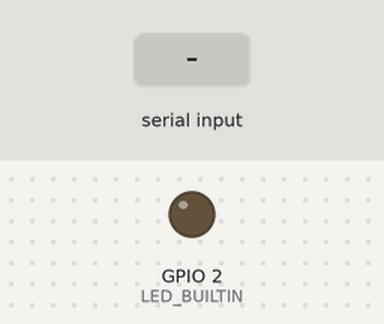
Bench run of a sketch on a simulated ESP32. Parts: output pins drawn as LEDs (lit = HIGH). The inputs (shaded band) are chosen by the test bench. The camera gives no picture; what the sketch prints to the serial monitor is not drawn.

Above: at 1.5 s.
1.6 s: "2" received over Serial
At 2.0 s:
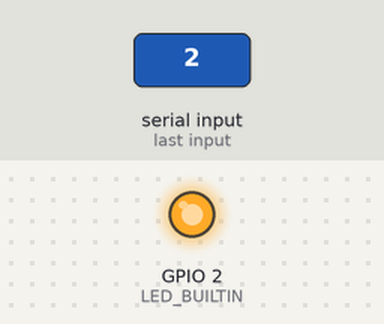
4.6 s: "1" received over the second serial link
At 5.5 s:
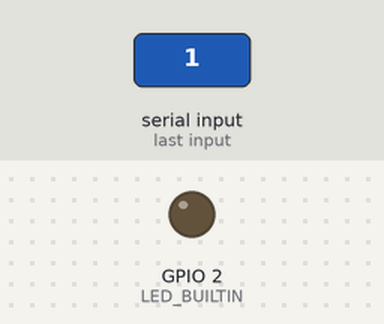
7.1 s: "3" received over Serial
At 8.2 s:
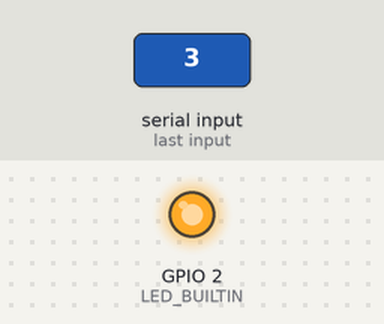
Timing chart, 0 to 10.2 s (numbered marks = the images above; inputs shaded):
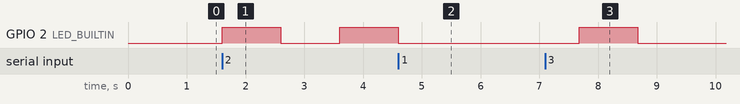

The sketch:

esp32.ino
```cpp
#include "esp_camera.h"

#define LED_BUILTIN  2

#define CAMERA_MODEL_WROVER_KIT
#include "camera_pins.h"

#include <HardwareSerial.h>

camera_config_t config;
HardwareSerial SerialPort(1);

bool activated = false;

void camera_init();

void setup() {
  Serial.begin(9600);
  Serial.setDebugOutput(true);
  Serial.println("Starting setup...");

  SerialPort.begin(115200, SERIAL_8N1, 32, 33);

  pinMode(LED_BUILTIN, OUTPUT);

  camera_init();

  esp_err_t err = esp_camera_init(&config);
  if (err != ESP_OK) {
    Serial.printf("Camera init failed with error 0x%x\n", err);
    return;
  }

  Serial.println("Camera initialized");

  sensor_t * s = esp_camera_sensor_get();
  s->set_vflip(s, 0);
  s->set_hmirror(s, 0);
  s->set_brightness(s, 1);
  s->set_saturation(s, -1);

  Serial.println("Camera settings applied");
}

void loop() {

  if (Serial.available() > 0) {
    char inputValue = Serial.read();

    if (inputValue == '2') {
      activated = true;

    } else if (inputValue == '3') {
      activated = false;
      digitalWrite(LED_BUILTIN, LOW);
    }
  }

  if (activated) {

    if (SerialPort.available()) {
      char incomingByte = SerialPort.read();
      if (incomingByte == '1') {
        take_photo();

        delay(2000);
      }
    }

    digitalWrite(LED_BUILTIN, HIGH);
    delay(1000);
    digitalWrite(LED_BUILTIN, LOW);
    delay(1000);
  }
  else {
    if (SerialPort.available()){
      SerialPort.read();
    }
  }

}

void camera_init() {
  config.ledc_channel = LEDC_CHANNEL_0;
  config.ledc_timer = LEDC_TIMER_0;
  config.pin_d0 = Y2_GPIO_NUM;
  config.pin_d1 = Y3_GPIO_NUM;
  config.pin_d2 = Y4_GPIO_NUM;
  config.pin_d3 = Y5_GPIO_NUM;
  config.pin_d4 = Y6_GPIO_NUM;
  config.pin_d5 = Y7_GPIO_NUM;
  config.pin_d6 = Y8_GPIO_NUM;
  config.pin_d7 = Y9_GPIO_NUM;
  config.pin_xclk = XCLK_GPIO_NUM;
  config.pin_pclk = PCLK_GPIO_NUM;
  config.pin_vsync = VSYNC_GPIO_NUM;
  config.pin_href = HREF_GPIO_NUM;
  config.pin_sccb_sda = SIOD_GPIO_NUM;
  config.pin_sccb_scl = SIOC_GPIO_NUM;
  config.pin_pwdn = PWDN_GPIO_NUM;
  config.pin_reset = RESET_GPIO_NUM;
  config.xclk_freq_hz = 20000000;
  config.frame_size = FRAMESIZE_QVGA;
  config.pixel_format = PIXFORMAT_JPEG;
  config.grab_mode = CAMERA_GRAB_LATEST;
  config.fb_location = CAMERA_FB_IN_PSRAM;
  config.jpeg_quality = 10;
  config.fb_count = 2;
}

void take_photo() {
  camera_fb_t *fb = esp_camera_fb_get();
  if (!fb) {
    Serial.println("Failed to capture image");
    return;
  }
  Serial.printf("%d\n", fb->len);
  Serial.write(fb->buf, fb->len);
  Serial.println("Image sent");
  esp_camera_fb_return(fb);
}
```

camera_pins.h
```cpp
#if defined(CAMERA_MODEL_WROVER_KIT)
#define PWDN_GPIO_NUM    -1
#define RESET_GPIO_NUM   -1
#define XCLK_GPIO_NUM    21
#define SIOD_GPIO_NUM    26
#define SIOC_GPIO_NUM    27

#define Y9_GPIO_NUM      35
#define Y8_GPIO_NUM      34
#define Y7_GPIO_NUM      39
#define Y6_GPIO_NUM      36
#define Y5_GPIO_NUM      19
#define Y4_GPIO_NUM      18
#define Y3_GPIO_NUM       5
#define Y2_GPIO_NUM       4
#define VSYNC_GPIO_NUM   25
#define HREF_GPIO_NUM    23
#define PCLK_GPIO_NUM    22

#elif defined(CAMERA_MODEL_ESP_EYE)
#define PWDN_GPIO_NUM    -1
#define RESET_GPIO_NUM   -1
#define XCLK_GPIO_NUM    4
#define SIOD_GPIO_NUM    18
#define SIOC_GPIO_NUM    23

#define Y9_GPIO_NUM      36
#define Y8_GPIO_NUM      37
#define Y7_GPIO_NUM      38
#define Y6_GPIO_NUM      39
#define Y5_GPIO_NUM      35
#define Y4_GPIO_NUM      14
#define Y3_GPIO_NUM      13
#define Y2_GPIO_NUM      34
#define VSYNC_GPIO_NUM   5
#define HREF_GPIO_NUM    27
#define PCLK_GPIO_NUM    25

#elif defined(CAMERA_MODEL_M5STACK_PSRAM)
#define PWDN_GPIO_NUM     -1
#define RESET_GPIO_NUM    15
#define XCLK_GPIO_NUM     27
#define SIOD_GPIO_NUM     25
#define SIOC_GPIO_NUM     23

#define Y9_GPIO_NUM       19
#define Y8_GPIO_NUM       36
#define Y7_GPIO_NUM       18
#define Y6_GPIO_NUM       39
#define Y5_GPIO_NUM        5
#define Y4_GPIO_NUM       34
#define Y3_GPIO_NUM       35
#define Y2_GPIO_NUM       32
#define VSYNC_GPIO_NUM    22
#define HREF_GPIO_NUM     26
#define PCLK_GPIO_NUM     21

#elif defined(CAMERA_MODEL_M5STACK_V2_PSRAM)
#define PWDN_GPIO_NUM     -1
#define RESET_GPIO_NUM    15
#define XCLK_GPIO_NUM     27
#define SIOD_GPIO_NUM     22
#define SIOC_GPIO_NUM     23

#define Y9_GPIO_NUM       19
#define Y8_GPIO_NUM       36
#define Y7_GPIO_NUM       18
#define Y6_GPIO_NUM       39
#define Y5_GPIO_NUM        5
#define Y4_GPIO_NUM       34
#define Y3_GPIO_NUM       35
#define Y2_GPIO_NUM       32
#define VSYNC_GPIO_NUM    25
#define HREF_GPIO_NUM     26
#define PCLK_GPIO_NUM     21

#elif defined(CAMERA_MODEL_M5STACK_WIDE)
#define PWDN_GPIO_NUM     -1
#define RESET_GPIO_NUM    15
#define XCLK_GPIO_NUM     27
#define SIOD_GPIO_NUM     22
#define SIOC_GPIO_NUM     23

#define Y9_GPIO_NUM       19
#define Y8_GPIO_NUM       36
#define Y7_GPIO_NUM       18
#define Y6_GPIO_NUM       39
#define Y5_GPIO_NUM        5
#define Y4_GPIO_NUM       34
#define Y3_GPIO_NUM       35
#define Y2_GPIO_NUM       32
#define VSYNC_GPIO_NUM    25
#define HREF_GPIO_NUM     26
#define PCLK_GPIO_NUM     21

#elif defined(CAMERA_MODEL_M5STACK_ESP32CAM)
#define PWDN_GPIO_NUM     -1
#define RESET_GPIO_NUM    15
#define XCLK_GPIO_NUM     27
#define SIOD_GPIO_NUM     25
#define SIOC_GPIO_NUM     23

#define Y9_GPIO_NUM       19
#define Y8_GPIO_NUM       36
#define Y7_GPIO_NUM       18
#define Y6_GPIO_NUM       39
#define Y5_GPIO_NUM        5
#define Y4_GPIO_NUM       34
#define Y3_GPIO_NUM       35
#define Y2_GPIO_NUM       17
#define VSYNC_GPIO_NUM    22
#define HREF_GPIO_NUM     26
#define PCLK_GPIO_NUM     21

#elif defined(CAMERA_MODEL_M5STACK_UNITCAM)
#define PWDN_GPIO_NUM     -1
#define RESET_GPIO_NUM    15
#define XCLK_GPIO_NUM     27
#define SIOD_GPIO_NUM     25
#define SIOC_GPIO_NUM     23

#define Y9_GPIO_NUM       19
#define Y8_GPIO_NUM       36
#define Y7_GPIO_NUM       18
#define Y6_GPIO_NUM       39
#define Y5_GPIO_NUM        5
#define Y4_GPIO_NUM       34
#define Y3_GPIO_NUM       35
#define Y2_GPIO_NUM       32
#define VSYNC_GPIO_NUM    22
#define HREF_GPIO_NUM     26
#define PCLK_GPIO_NUM     21

#elif defined(CAMERA_MODEL_AI_THINKER)
#define PWDN_GPIO_NUM     32
#define RESET_GPIO_NUM    -1
#define XCLK_GPIO_NUM      0
#define SIOD_GPIO_NUM     26
#define SIOC_GPIO_NUM     27

#define Y9_GPIO_NUM       35
#define Y8_GPIO_NUM       34
#define Y7_GPIO_NUM       39
#define Y6_GPIO_NUM       36
#define Y5_GPIO_NUM       21
#define Y4_GPIO_NUM       19
#define Y3_GPIO_NUM       18
#define Y2_GPIO_NUM        5
#define VSYNC_GPIO_NUM    25
#define HREF_GPIO_NUM     23
#define PCLK_GPIO_NUM     22

#elif defined(CAMERA_MODEL_TTGO_T_JOURNAL)
#define PWDN_GPIO_NUM      0
#define RESET_GPIO_NUM    15
#define XCLK_GPIO_NUM     27
#define SIOD_GPIO_NUM     25
#define SIOC_GPIO_NUM     23

#define Y9_GPIO_NUM       19
#define Y8_GPIO_NUM       36
#define Y7_GPIO_NUM       18
#define Y6_GPIO_NUM       39
#define Y5_GPIO_NUM        5
#define Y4_GPIO_NUM       34
#define Y3_GPIO_NUM       35
#define Y2_GPIO_NUM       17
#define VSYNC_GPIO_NUM    22
#define HREF_GPIO_NUM     26
#define PCLK_GPIO_NUM     21


#elif defined(CAMERA_MODEL_ESP32_CAM_BOARD)
// The 18 pin header on the board has Y5 and Y3 swapped
#define USE_BOARD_HEADER 0
#define PWDN_GPIO_NUM    32
#define RESET_GPIO_NUM   33
#define XCLK_GPIO_NUM     4
#define SIOD_GPIO_NUM    18
#define SIOC_GPIO_NUM    23

#define Y9_GPIO_NUM      36
#define Y8_GPIO_NUM      19
#define Y7_GPIO_NUM      21
#define Y6_GPIO_NUM      39
#if USE_BOARD_HEADER
#define Y5_GPIO_NUM      13
#else
#define Y5_GPIO_NUM      35
#endif
#define Y4_GPIO_NUM      14
#if USE_BOARD_HEADER
#define Y3_GPIO_NUM      35
#else
#define Y3_GPIO_NUM      13
#endif
#define Y2_GPIO_NUM      34
#define VSYNC_GPIO_NUM    5
#define HREF_GPIO_NUM    27
#define PCLK_GPIO_NUM    25

#elif defined(CAMERA_MODEL_ESP32S3_CAM_LCD)
#define PWDN_GPIO_NUM     -1
#define RESET_GPIO_NUM    -1
#define XCLK_GPIO_NUM     40
#define SIOD_GPIO_NUM     17
#define SIOC_GPIO_NUM     18

#define Y9_GPIO_NUM       39
#define Y8_GPIO_NUM       41
#define Y7_GPIO_NUM       42
#define Y6_GPIO_NUM       12
#define Y5_GPIO_NUM       3
#define Y4_GPIO_NUM       14
#define Y3_GPIO_NUM       47
#define Y2_GPIO_NUM       13
#define VSYNC_GPIO_NUM    21
#define HREF_GPIO_NUM     38
#define PCLK_GPIO_NUM     11

#elif defined(CAMERA_MODEL_ESP32S2_CAM_BOARD)
// The 18 pin header on the board has Y5 and Y3 swapped
#define USE_BOARD_HEADER 0
#define PWDN_GPIO_NUM     1
#define RESET_GPIO_NUM    2
#define XCLK_GPIO_NUM     42
#define SIOD_GPIO_NUM     41
#define SIOC_GPIO_NUM     18

#define Y9_GPIO_NUM       16
#define Y8_GPIO_NUM       39
#define Y7_GPIO_NUM       40
#define Y6_GPIO_NUM       15
#if USE_BOARD_HEADER
#define Y5_GPIO_NUM       12
#else
#define Y5_GPIO_NUM       13
#endif
#define Y4_GPIO_NUM       5
#if USE_BOARD_HEADER
#define Y3_GPIO_NUM       13
#else
#define Y3_GPIO_NUM       12
#endif
#define Y2_GPIO_NUM       14
#define VSYNC_GPIO_NUM    38
#define HREF_GPIO_NUM     4
#define PCLK_GPIO_NUM     3

#elif defined(CAMERA_MODEL_ESP32S3_EYE)
#define PWDN_GPIO_NUM -1
#define RESET_GPIO_NUM -1
#define XCLK_GPIO_NUM 15
#define SIOD_GPIO_NUM 4
#define SIOC_GPIO_NUM 5

#define Y2_GPIO_NUM 11
#define Y3_GPIO_NUM 9
#define Y4_GPIO_NUM 8
#define Y5_GPIO_NUM 10
#define Y6_GPIO_NUM 12
#define Y7_GPIO_NUM 18
#define Y8_GPIO_NUM 17
#define Y9_GPIO_NUM 16

#define VSYNC_GPIO_NUM 6
#define HREF_GPIO_NUM 7
#define PCLK_GPIO_NUM 13

#else
#error "Camera model not selected"
#endif
```

Measured:
- after the input at 1.6 s, GPIO 2 (LED_BUILTIN): LOW → HIGH at once, → LOW 1.0 s later, → HIGH 1.0 s later
- after the input at 4.6 s, GPIO 2 (LED_BUILTIN): goes on until 4.6 s, then stays LOW
- after the input at 7.1 s, GPIO 2 (LED_BUILTIN): goes on until 8.7 s, then stays LOW
